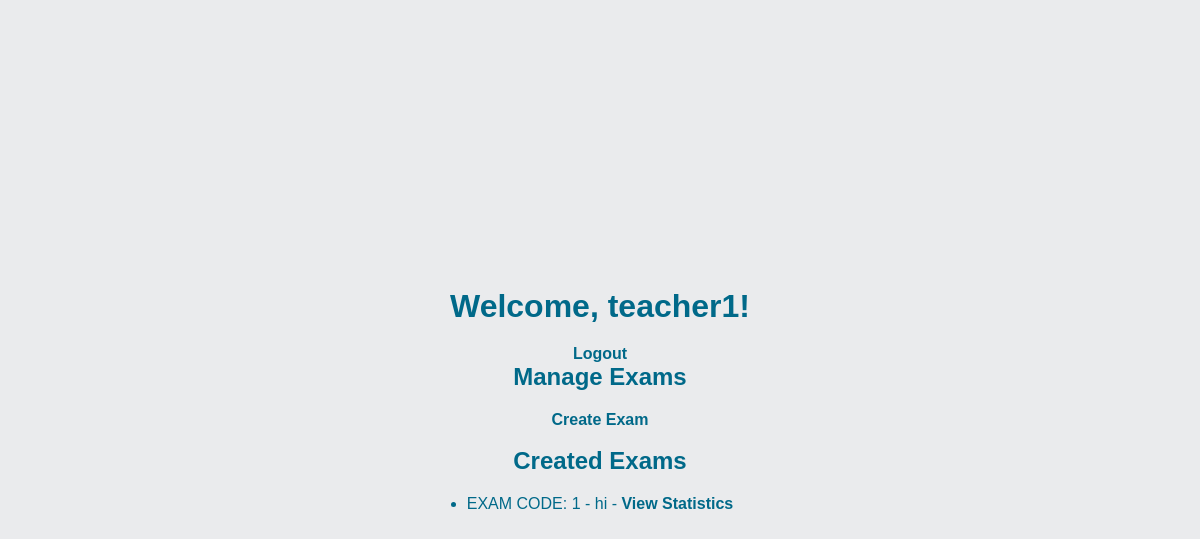
Page /dashboard_teacher (signed in) on the earlier database version.
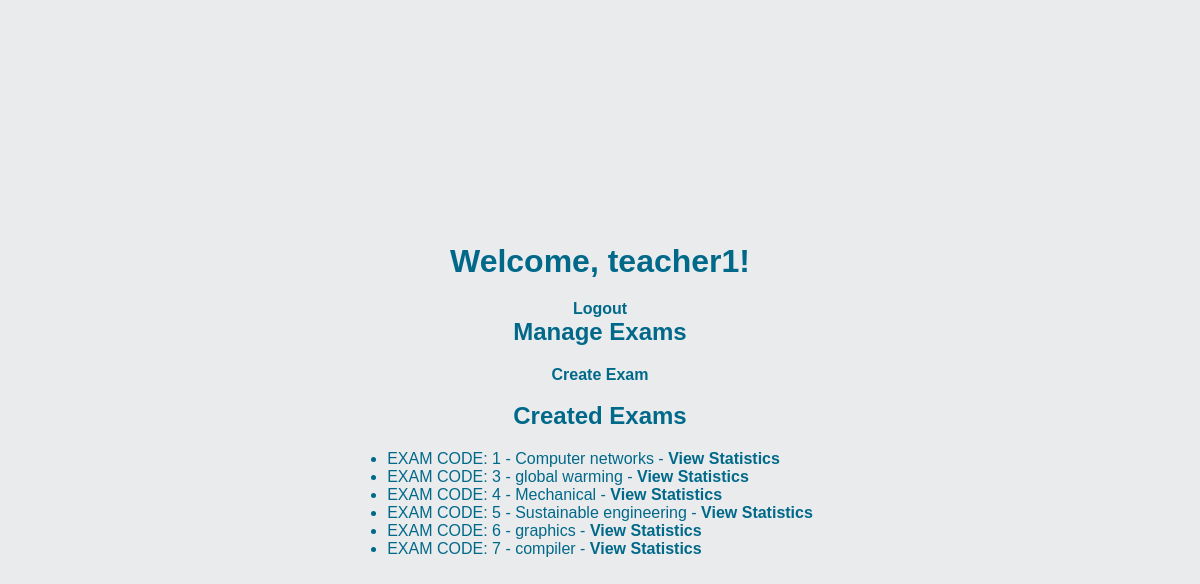
Same page on the later database version.
### tables this page shows
CREATE TABLE Exam (
                            id INTEGER PRIMARY KEY AUTOINCREMENT,
                            teacher_id INTEGER,
                            title TEXT,
                            total_marks INTEGER);

### moved/app.py (the view)
@app.route('/dashboard_teacher')
def dashboard_teacher():
    if 'teacher_id' not in session:
        return redirect('/login_teacher')
    teacher_id = session['teacher_id']
    with sqlite3.connect('database.db') as conn:
        cursor = conn.cursor()
        cursor.execute("SELECT username FROM Teacher WHERE id = ?", (teacher_id,))
        teacher = cursor.fetchone()
        username = teacher[0] if teacher else "Unknown"
        cursor.execute("SELECT * FROM Exam WHERE teacher_id = ?", (teacher_id,))
        exams = cursor.fetchall()
    return render_template('dashboard_teacher.html', username=username, exams=exams)

### moved/templates/dashboard_teacher.html (shortened to what this page needs)
<!DOCTYPE html>
<html>
<head>
    <link rel="stylesheet" href="style.css">
    <link rel="stylesheet" href="{{ url_for('static', filename='style.css') }}">
</head>
<body>
    <h1>Welcome, {{ username }}!</h1>
    <a href="/logout">Logout</a>
    <h2>Manage Exams</h2>
    <a href="/create_exam">Create Exam</a><br>
    <h2>Created Exams</h2>
    <ul>
        {% for exam in exams %}
            <li>EXAM CODE: {{ exam[0] }} - {{ exam[2] }}
                - <a href="/exam_details/{{ exam[0] }}">View Statistics</a>
            </li>
        {% endfor %}
    </ul>
</body>
</html>

Differences in the rows shown:
changed Exam id 1: title "hi" → "Computer networks"
added Exam: id "3", title "global warming"
added Exam: id "4", title "Mechanical"
added Exam: id "5", title "Sustainable engineering"
added Exam: id "6", title "graphics"
added Exam: id "7", title "compiler"
